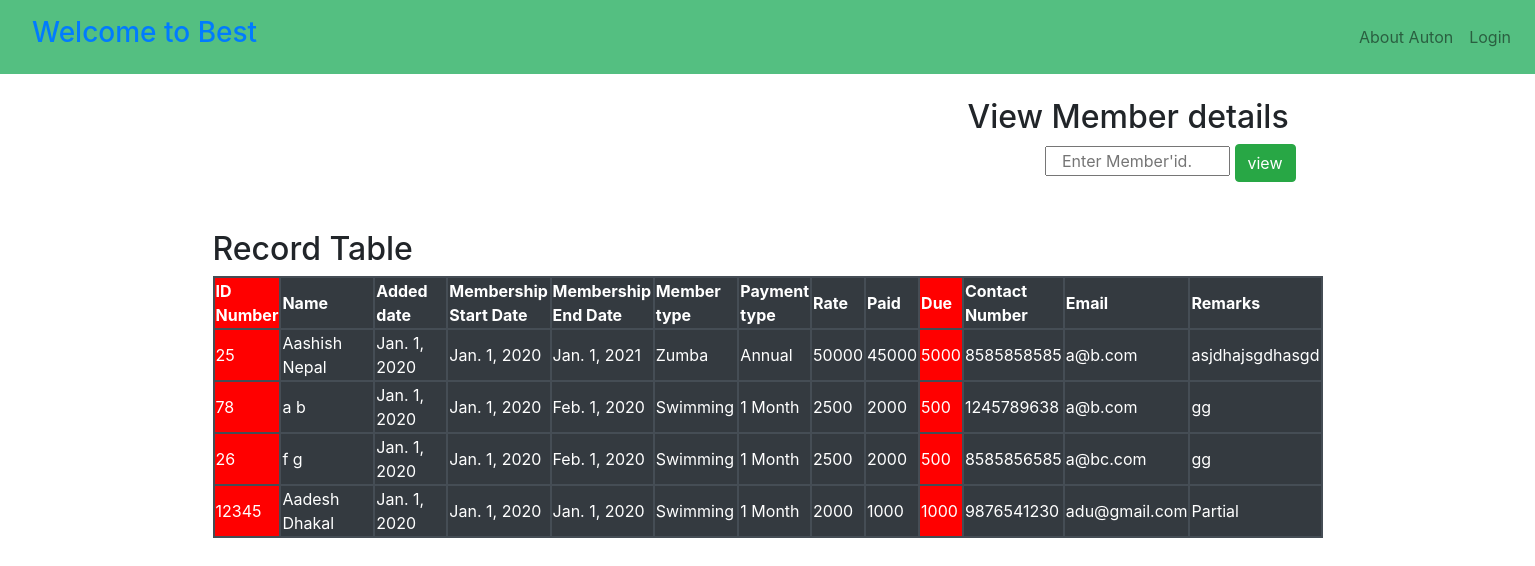
The page /viewrecord on the database its author committed.
### dibyabackend/models.py (models this page shows, shortened)
class Member(models.Model):
    ID_number = models.CharField(max_length = 20, null = False)
    date = models.DateField()
    first_name = models.CharField(max_length = 30, null = False)
    last_name = models.CharField(max_length=30, null=False)
    Membership_Start_date = models.DateField()
    Membership_End_date = models.DateField()
    member_type = models.CharField(max_length=50, null=False)
    payment_type = models.CharField(max_length=10, null=False)
    rate = models.IntegerField(null = False)
    paid = models.IntegerField(null = False)
    due = models.IntegerField(null = False)
    Contact_number = models.CharField(max_length = 14, null = False)
    Email = models.EmailField(null = False)
    Remarks = models.CharField(max_length = 255)

### dibyabackend/views.py (the view)
# urls.py: path('viewrecord', views.viewrecord, name='viewrecord'),
def viewrecord(request):
    allrecord = Member.objects.all()
    return render(request, 'viewrecord.html', { 'mrecord': allrecord})

### template/viewrecord.html (shortened to what this page needs)
{% extends 'nav.html' %}
{% block content %}
<div>
    <form action="findrecord" method="POST">{% csrf_token %}
    <h2 class="col-md-8 offset-md-8 ">View Member details</h2>
    <input class="col-md-2 offset-md-9" , type="text" class="form-control" placeholder="Enter Member'id." name="id_number">
    <button type="submit" class="btn btn-success">view</button>
</form>
</div>
<br>
<br>
<div class="table-responsive-sm">
<h2>Record Table</h2>
<table class="ttable table-dark table-hover" id="dataTable" width="100%" cellspacing="0">
    <thead>
                <tr>
                    <th bgcolor="#FF0000">ID Number</th>
                    <th>Name</th>
                    <th>Added date </th>
                    <th>Membership Start Date </th>
                    <th>Membership End Date </th>
                    <th>Member type </th>
                    <th>Payment type </th>
                    <th>Rate </th>
                    <th>Paid </th>
                    <th bgcolor="#FF0000">Due </th>
                    <th>Contact Number </th>
                    <th>Email </th>
                    <th>Remarks</th>
                </tr>
            </thead>
                <tbody>
                {% for a in mrecord %}
                    <tr>
                        <td bgcolor="#FF0000",width="20%">{{a.ID_number }}</td>
                        <td width="40%">{{a.first_name }} {{ a.last_name}}</td>
                        <td width="25%">{{a.date }}</td>
                        <td width="10%">{{a.Membership_Start_date }}</td>
                        <td width="10%">{{a.Membership_End_date }}</td>
                        <td width="10%">{{a.member_type  }}</td>
                        <td width="10%">{{a.payment_type  }}</td>
                        <td width="10%">{{a.rate }}</td>
                        <td width="20%">{{a.paid }}</td>
                        <td width="30%", bgcolor="#FF0000">{{a.due }}</td>
                        <td width="40%">{{a.Contact_number }}</td>
                        <td width="50%">{{a.Email }}</td>
                        <td width="50%">{{a.Remarks }}</td>
                    {% endfor %}</td>
                    </tr>
                </tbody>
            </table>
        </div>
{% endblock %}

### template/nav.html (shortened to what this page needs)
{% load static %}
<!DOCTYPE html>
<html>
<head>
    <!doctype html>
    <html lang="en">
    <head>
        <link rel="stylesheet" href="https://stackpath.bootstrapcdn.com/bootstrap/4.4.1/css/bootstrap.min.css"
>
    </head>
<body>
<nav class="navbar navbar-expand-lg navbar-light" style="background-color: #00a043ab;">
    <a class="nav-link" href="{% url 'home' %}"><h3>Welcome to Best </h3> </a>
    <div class="collapse navbar-collapse" id="navbarSupportedContent">
        <ul class="navbar-nav ml-auto">
            <li class="nav-item">
                <a class="nav-link" href="{% url 'about' %}">About Auton</a>
            </li>
            {% if request.user.is_authenticated %}
                <li class="nav-item">
                    <a class="nav-link" href="{% url 'logout' %}">Logout</a>
                </li>
            {% else %}
                <li class="nav-item">
                    <a class="nav-link" href="{% url 'home' %}">Login</a>
                </li>
            {% endif %}
        </ul>
    </div>
</nav>
<br/>
<div class="container">
</body>
{% block content %}
{% endblock %}

### template/viewrecord.html (style rules this page uses)
table, th, td { border: 2px solid blue; }

### rows shown on the page
Member: ID_number "25", first_name "Aashish", last_name "Nepal", date "Jan. 1, 2020", Membership_Start_date "Jan. 1, 2020", Membership_End_date "Jan. 1, 2021", member_type "Zumba", payment_type "Annual", rate "50000", paid "45000", due "5000", Contact_number "8585858585", Email "a@b.com", Remarks "asjdhajsgdhasgd"
Member: ID_number "78", first_name "a", last_name "b", date "Jan. 1, 2020", Membership_Start_date "Jan. 1, 2020", Membership_End_date "Feb. 1, 2020", member_type "Swimming", payment_type "1 Month", rate "2500", paid "2000", due "500", Contact_number "1245789638", Email "a@b.com", Remarks "gg"
Member: ID_number "26", first_name "f", last_name "g", date "Jan. 1, 2020", Membership_Start_date "Jan. 1, 2020", Membership_End_date "Feb. 1, 2020", member_type "Swimming", payment_type "1 Month", rate "2500", paid "2000", due "500", Contact_number "8585856585", Email "a@bc.com", Remarks "gg"
Member: ID_number "12345", first_name "Aadesh", last_name "Dhakal", date "Jan. 1, 2020", Membership_Start_date "Jan. 1, 2020", Membership_End_date "Jan. 1, 2020", member_type "Swimming", payment_type "1 Month", rate "2000", paid "1000", due "1000", Contact_number "9876541230", Email "adu@gmail.com", Remarks "Partial"
